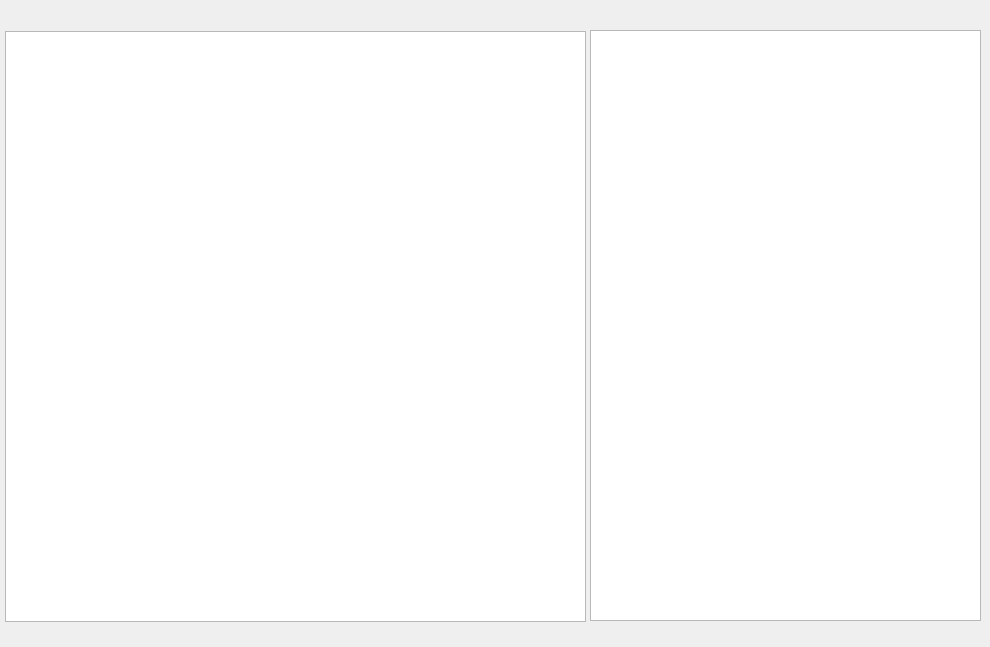
<?xml version="1.0" encoding="UTF-8"?>
<ui version="4.0">
 <class>f_fileman</class>
 <widget class="QDialog" name="f_fileman">
  <property name="geometry">
   <rect>
    <x>0</x>
    <y>0</y>
    <width>990</width>
    <height>647</height>
   </rect>
  </property>
  <property name="windowTitle">
   <string>Dialog</string>
  </property>
  <widget class="QTreeView" name="treeView">
   <property name="geometry">
    <rect>
     <x>5</x>
     <y>31</y>
     <width>581</width>
     <height>591</height>
    </rect>
   </property>
  </widget>
  <widget class="QListView" name="listView">
   <property name="geometry">
    <rect>
     <x>590</x>
     <y>30</y>
     <width>391</width>
     <height>591</height>
    </rect>
   </property>
  </widget>
 </widget>
 <resources/>
 <connections/>
</ui>
